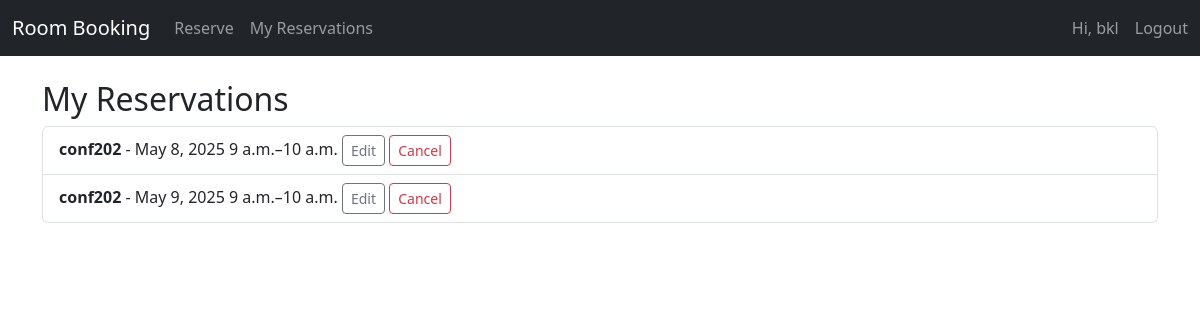
Screenshot of /my-reservations/ (signed in) with the database file from the repository.
### reservations/models.py (models this page shows, shortened)
class Reservation(models.Model):
    user = models.ForeignKey(User, on_delete=models.CASCADE)
    room = models.ForeignKey(ConferenceRoom, on_delete=models.CASCADE)
    date = models.DateField(default=date.today)
    start_time = models.TimeField(default=time(9, 0))  # 9:00 AM
    end_time = models.TimeField(default=time(10, 0))   # 10:00 AM

class ConferenceRoom(models.Model):
    name = models.CharField(max_length=100, default='Room A')
    location = models.CharField(max_length=200, default='Building 1')
    capacity = models.IntegerField(default=10)

### reservations/views.py (the view)
# urls.py: path('my-reservations/', views.my_reservations, name='my_reservations'),
@login_required
def my_reservations(request):
    reservations = Reservation.objects.filter(user=request.user)
    tomorrow = date.today() + timedelta(days=1)
    upcoming = reservations.filter(date__lte=tomorrow, date__gte=date.today()).first()
    if upcoming:
        messages.info(request,
                      f"Reminder: You have a reservation for {upcoming.room.name} on {upcoming.date} at {upcoming.start_time}.")
    return render(request, 'reservations/my_reservations.html', {'reservations': reservations})

### templates/reservations/my_reservations.html (shortened to what this page needs)
<!DOCTYPE html>
<html lang="en">
<head>
</head>
<body>
{% extends "base.html" %}
{% block content %}
<h2>My Reservations</h2>
<ul class="list-group">
  {% for r in reservations %}
    <li class="list-group-item">
      <strong>{{ r.room.name }}</strong> - {{ r.date }} {{ r.start_time }}–{{ r.end_time }}
      <a href="{% url 'edit_reservation' r.id %}" class="btn btn-sm btn-outline-secondary">Edit</a>
      <a href="{% url 'delete_reservation' r.id %}" class="btn btn-sm btn-outline-danger">Cancel</a>
    </li>
  {% empty %}
    <li class="list-group-item">No reservations found.</li>
  {% endfor %}
</ul>
{% endblock %}

### templates/base.html (shortened to what this page needs)
<!DOCTYPE html>
<html lang="en">
<head>
    <link href="https://cdn.jsdelivr.net/npm/bootstrap@5.3.0/dist/css/bootstrap.min.css" rel="stylesheet">
</head>
<body>
<nav class="navbar navbar-expand-lg navbar-dark bg-dark">
    <div class="container-fluid">
        <a class="navbar-brand" href="/">Room Booking</a>
        <div class="collapse navbar-collapse">
            <ul class="navbar-nav me-auto">
                {% if user.is_authenticated %}
                    <li class="nav-item">
                        <a class="nav-link" href="{% url 'make_reservation' %}">Reserve</a>
                    </li>
                    <li class="nav-item">
                        <a class="nav-link" href="{% url 'my_reservations' %}">My Reservations</a>
                    </li>
                {% endif %}
            </ul>
            <ul class="navbar-nav">
                {% if user.is_authenticated %}
                    <li class="nav-item">
                        <span class="navbar-text me-3">Hi, {{ user.username }}</span>
                    </li>
                    <li class="nav-item">
                        <form method="post" action="{% url 'logout' %}">
                            <button type="submit" class="btn btn-link nav-link" style="padding: 0;">Logout</button>
                        </form>
                    </li>
                {% endif %}
            </ul>
        </div>
    </div>
</nav>
<div class="container mt-4">
    {% block content %}
    {% endblock %}
</div>
</body>
</html>

### rows the page displays
Reservation: room.name "conf202", date "May 8, 2025", start_time "9 a.m.", end_time "10 a.m."
Reservation: room.name "conf202", date "May 9, 2025", start_time "9 a.m.", end_time "10 a.m."

### other values shown
{{ user.username }} "bkl"
